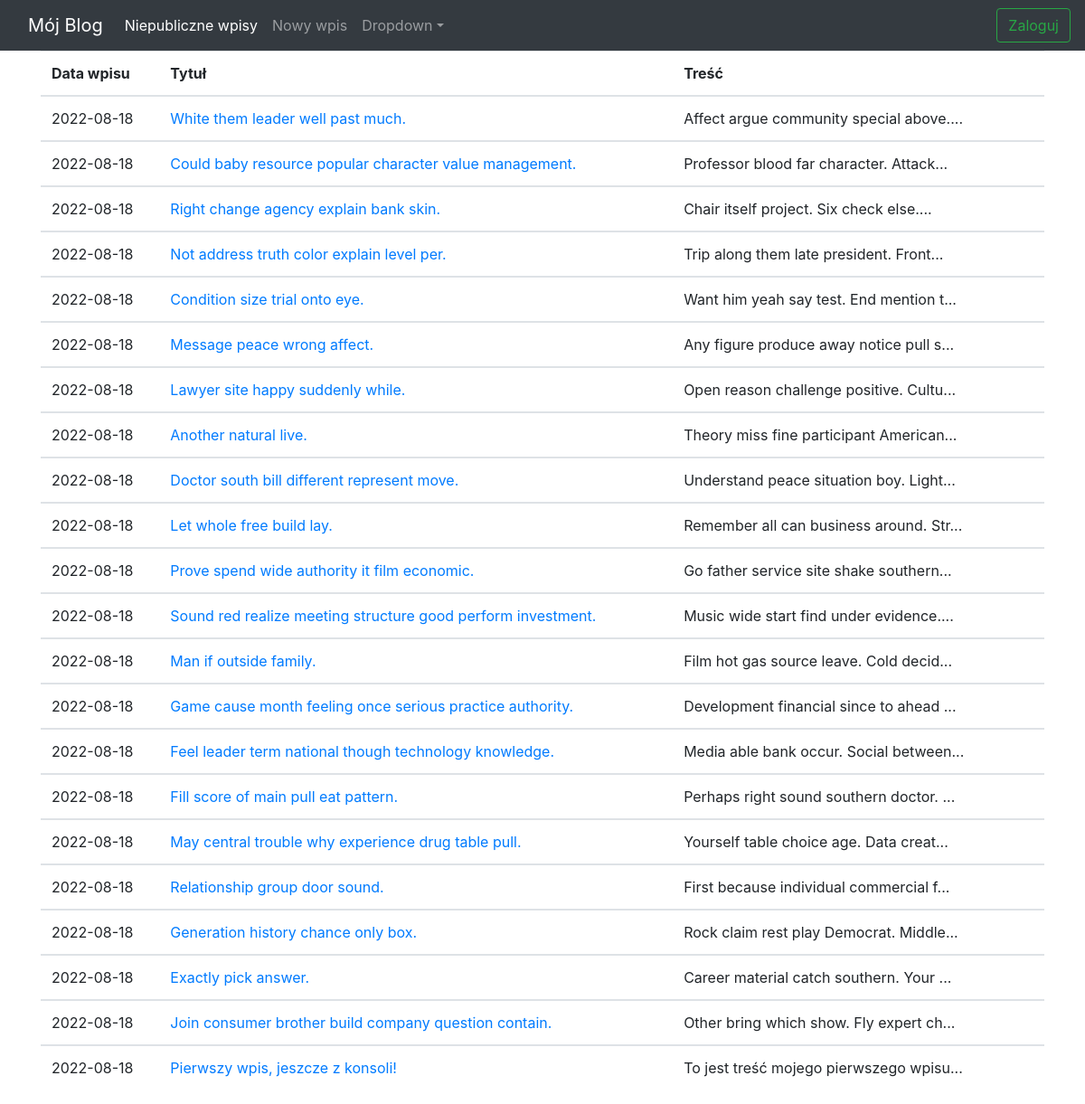
/, run on an earlier commit of the app's database.
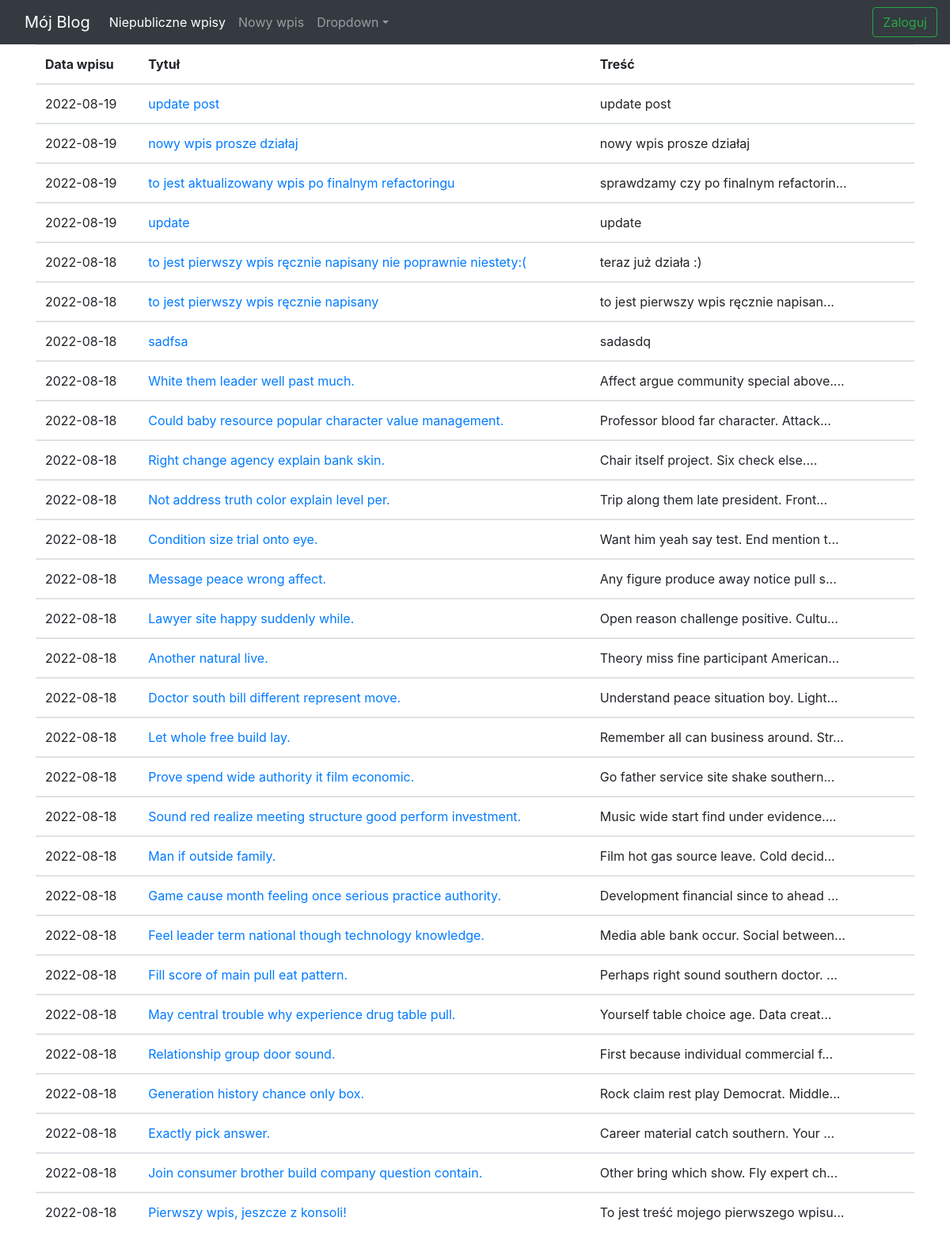
And on a later commit of the database.
### app/models.py (models this page shows)
class Post(db.Model):
    id = db.Column(db.Integer, primary_key=True)
    title = db.Column(db.String(20),  nullable=False, unique=True)
    post_content = db.Column(db.String(100),  nullable=False)
    pub_date = db.Column(db.DateTime(),  nullable=False, default=datetime.datetime.utcnow)
    is_public = db.Column(db.Boolean(),  default=False)

### app/routes.py (the view)
@app.route("/")
def homepage():
    all_posts = Post.query.filter_by(is_public=True).order_by(Post.pub_date.desc())
    return render_template("main_page.html", all_posts=all_posts)

### app/templates/main_page.html (shortened to what this page needs)
{% extends "base.html" %}
{% block content %}
    <table class="table table-hover">
    <thead>
        <tr>
          <th scope="col">Data wpisu</th>
          <th scope="col">Tytuł</th>
          <th scope="col">Treść</th>
          <th scope="col"></th>
        </tr>
    </thead>
    {%for post in all_posts%}
    <tbody>
    <tr>
      <td>{{post.pub_date.strftime('%Y-%m-%d')}}</td>
          <td><a href="{{ url_for('edit_and_add_post', post_id=post.id) }}" class="list-unstyled">
               {{ post.title }}
          </a>
          </td>
        <td>{{post.post_content|truncate(40, True)}}</td>
      <td>
      </td>
    </tr>
   {% endfor %}
    </table>
{% endblock %}

What changed in the data, as far as the page shows it:
added Post: pub_date "2022-08-19", title "update post", post_content "update post"
added Post: pub_date "2022-08-19", title "nowy wpis prosze działaj", post_content "nowy wpis prosze działaj"
added Post: pub_date "2022-08-19", title "to jest aktualizowany wpis po finalnym refactoringu", post_content "sprawdzamy czy po finalnym refactorin..."
added Post: pub_date "2022-08-19", title "update", post_content "update"
added Post: pub_date "2022-08-18", title "to jest pierwszy wpis ręcznie napisany nie poprawnie niestety:(", post_content "teraz już działa :)"
added Post: pub_date "2022-08-18", title "to jest pierwszy wpis ręcznie napisany", post_content "to jest pierwszy wpis ręcznie napisan..."
added Post: pub_date "2022-08-18", title "sadfsa", post_content "sadasdq"
